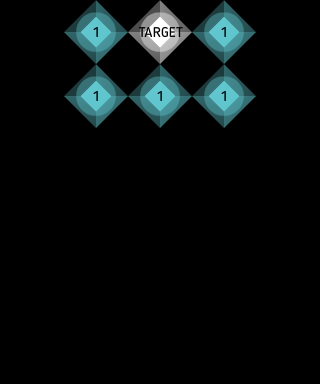

Tiled map render using the project's own tile images. Description and the whole map definition, tile-layer contents included, below:
An orthogonal 5x6 tile map with 64x64 px tiles, 1 tile layer (Tile Layer 1), 3 tilesets.

<map version="1.0" tiledversion="1.1.2" orientation="orthogonal" renderorder="right-down" width="5" height="6" tilewidth="64" tileheight="64" infinite="0" nextobjectid="1">
 <properties>
  <property name="maxMoves" type="int" value="20" />
  <property name="targetLife" type="int" value="1" />
 </properties>
 <tileset firstgid="1" source="../gameItens/GameItens.tsx" />
 <tileset firstgid="15" source="../hubAssets/HubGuides.tsx" />
 <tileset firstgid="17" source="../hubAssets/HUBTileset.tsx" />
 <layer name="Tile Layer 1" width="5" height="6">
  <data encoding="csv">
0,2,11,2,0,
0,2,2,2,0,
0,0,0,0,0,
0,0,0,0,0,
0,0,0,0,0,
0,0,0,0,0
</data>
 </layer>
</map>
